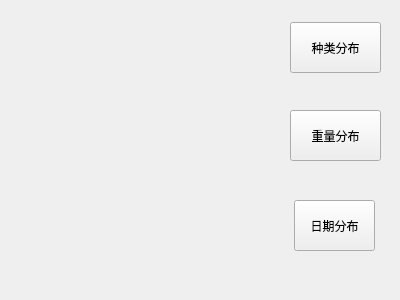
<?xml version="1.0" encoding="UTF-8"?>
<ui version="4.0">
 <class>form</class>
 <widget class="QWidget" name="form">
  <property name="geometry">
   <rect>
    <x>0</x>
    <y>0</y>
    <width>400</width>
    <height>300</height>
   </rect>
  </property>
  <property name="windowTitle">
   <string>Form</string>
  </property>
  <widget class="QWidget" name="verticalLayoutWidget">
   <property name="geometry">
    <rect>
     <x>29</x>
     <y>19</y>
     <width>241</width>
     <height>231</height>
    </rect>
   </property>
   <layout class="QVBoxLayout" name="verticalLayout"/>
  </widget>
  <widget class="QPushButton" name="pushButton">
   <property name="geometry">
    <rect>
     <x>290</x>
     <y>22</y>
     <width>91</width>
     <height>51</height>
    </rect>
   </property>
   <property name="text">
    <string>种类分布</string>
   </property>
  </widget>
  <widget class="QPushButton" name="pushButton_2">
   <property name="geometry">
    <rect>
     <x>290</x>
     <y>110</y>
     <width>91</width>
     <height>51</height>
    </rect>
   </property>
   <property name="text">
    <string>重量分布</string>
   </property>
  </widget>
  <widget class="QPushButton" name="pushButton_3">
   <property name="geometry">
    <rect>
     <x>294</x>
     <y>200</y>
     <width>81</width>
     <height>51</height>
    </rect>
   </property>
   <property name="text">
    <string>日期分布</string>
   </property>
  </widget>
 </widget>
 <resources/>
 <connections/>
</ui>
